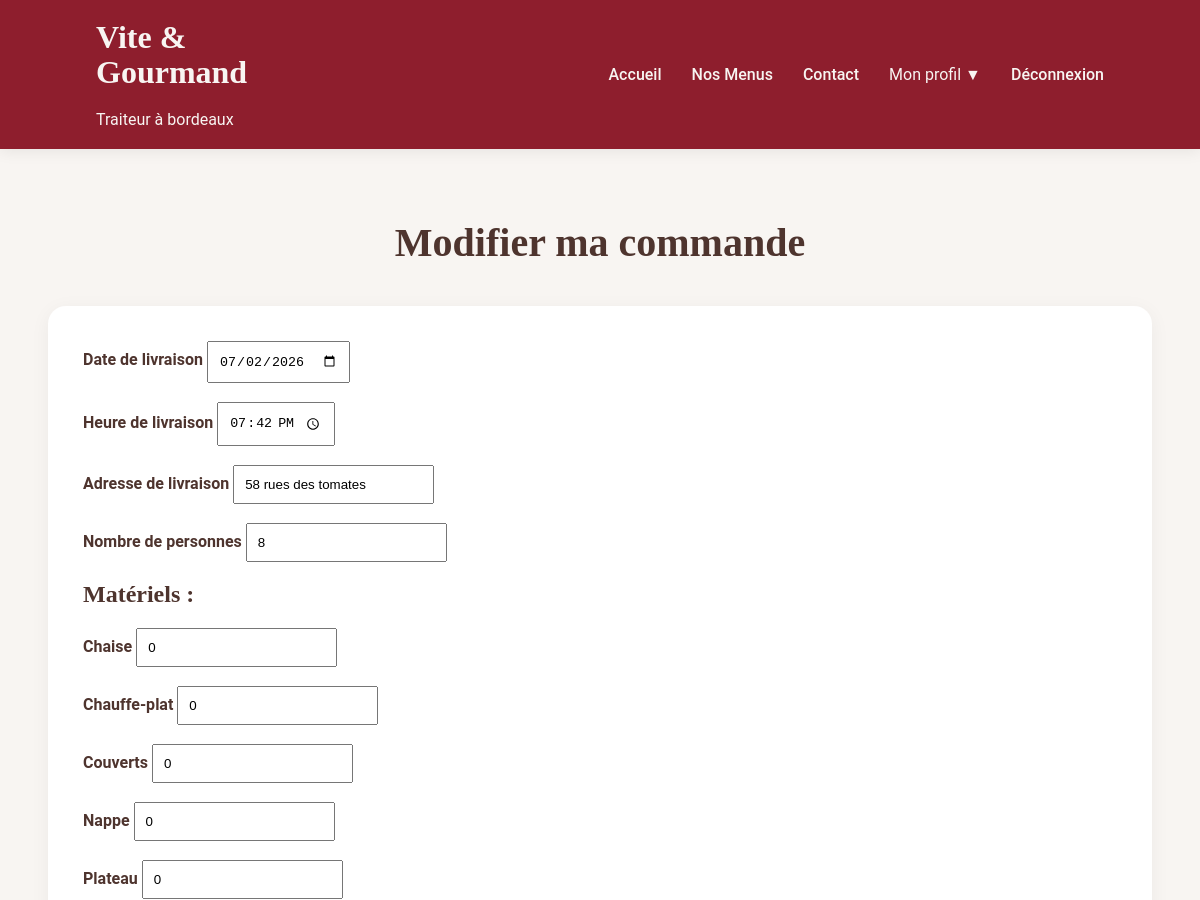
The page /pages/client/update-commande.php?id=9 (signed in, upper part) on the database as committed earlier.
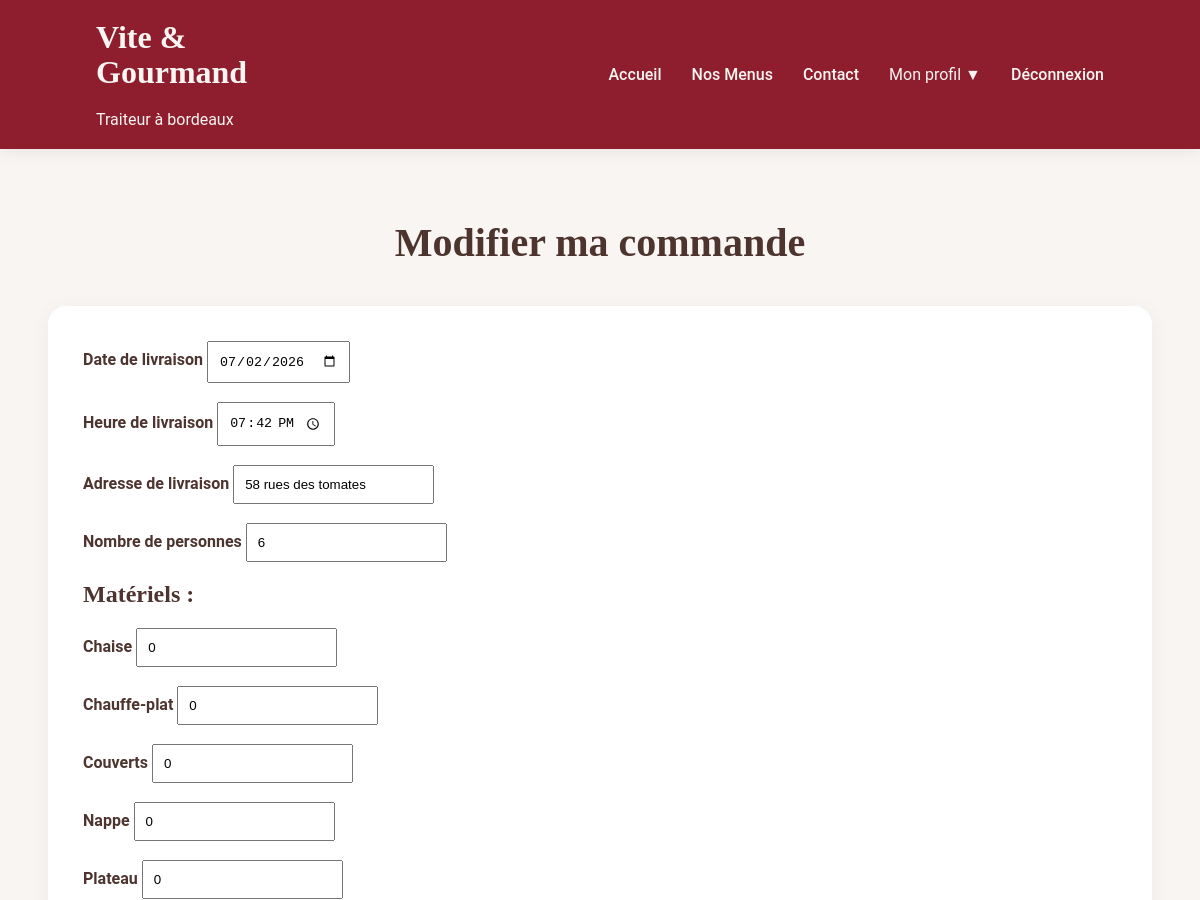
The same page on the database as committed later.
### tables this page shows
CREATE TABLE `commande` (
  `idCommande` int(11) NOT NULL,
  `dateCommande` datetime DEFAULT current_timestamp(),
  `dateLivraison` date NOT NULL,
  `heureLivraison` time NOT NULL,
  `adresseLivraison` varchar(255) NOT NULL,
  `nbPersonnes` int(11) NOT NULL,
  `prixTotal` decimal(10,2) NOT NULL,
  `statut` enum('EN_ATTENTE','ACCEPTEE','EN_PREPARATION','EN_LIVRAISON','LIVREE','EN_ATTENTE_MATERIEL','TERMINEE','ANNULEE') DEFAULT 'EN_ATTENTE',
  `idUtilisateur` int(11) NOT NULL,
  `prixMenu` decimal(10,2) NOT NULL DEFAULT 0.00,
  `pretMateriel` tinyint(1) NOT NULL DEFAULT 0,
  `restitutionMateriel` tinyint(1) NOT NULL DEFAULT 0
);

CREATE TABLE `menu` (
  `idMenu` int(11) NOT NULL,
  `titre` varchar(150) NOT NULL,
  `description` text DEFAULT NULL,
  `theme` varchar(100) DEFAULT NULL,
  `regime` varchar(100) DEFAULT NULL,
  `nbPersonnesMin` int(11) NOT NULL,
  `prixParPersonne` decimal(10,2) NOT NULL,
  `stock` int(11) DEFAULT 0,
  `conditions` text DEFAULT NULL
);

### pages/client/update-commande.php (the view, shortened to what this page needs)
<?php
require '../../config/database.php';
$idCommande = (int) $_GET['id'];
$idUtilisateur = (int) $_SESSION['user']['idUtilisateur'];
$sql = "
SELECT *
FROM commande
WHERE idCommande = ?
AND idUtilisateur = ?
";
$query = $pdo->prepare($sql);
$query->execute([
    $idCommande,
    $idUtilisateur
]);
$commande = $query->fetch();
$sql = "SELECT * FROM materiel ORDER BY nom";
$query = $pdo->prepare($sql);
$query->execute();
$materiels = $query->fetchAll();
$quantitesCommande = [];
$sql = "
SELECT m.*
FROM menu m
INNER JOIN commande_menu cm
ON m.idMenu = cm.idMenu
WHERE cm.idCommande = ?
";
$query = $pdo->prepare($sql);
$query->execute([$idCommande]);
$menu = $query->fetch();
?>
<!DOCTYPE html>
<html lang="fr">
<head>
    <link rel="stylesheet" href="../../css/vite&gourmand.css">
    <link rel="stylesheet" href="../../css/admin_client/admin_client1.css">
</head>
<body>
<?php require '../../includes/navbar.php'; ?>
<main class="container">
    <h1 class="page-title">Modifier ma commande</h1>
    <form method="POST" class="card">
        <div>
            <label>Date de livraison</label>
            <input
                type="date"
                name="dateLivraison"
                value="<?= htmlspecialchars($commande['dateLivraison']); ?>"
                required
            >
        </div>
        <br>
        <div>
            <label>Heure de livraison</label>
            <input
                type="time"
                name="heureLivraison"
                value="<?= htmlspecialchars($commande['heureLivraison']); ?>"
                required
            >
        </div>
        <br>
        <div>
            <label>Adresse de livraison</label>
            <input
                type="text"
                name="adresseLivraison"
                value="<?= htmlspecialchars($commande['adresseLivraison']); ?>"
                required
            >
        </div>
        <br>
        <div>
            <label>Nombre de personnes</label>
            <input
                type="number"
                name="nbPersonnes"
                value="<?= (int) $commande['nbPersonnes']; ?>"
                min="<?= (int) $menu['nbPersonnesMin']; ?>"
                required
            >
        </div>
        <br>
        <h3>Matériels :</h3>
       <?php foreach($materiels as $materiel): ?>
        <div>
            <label>
                <?= htmlspecialchars($materiel['nom']); ?>
            </label>
            <input
                type="number"
                name="materiel[<?= $materiel['idMateriel']; ?>]"
                min="0"
                value="<?= isset($quantitesCommande[$materiel['idMateriel']]) ? (int) $quantitesCommande[$materiel['idMateriel']] : 0; ?>"
            >
        </div>
        <br>
        <?php endforeach; ?>
        <br>
    </form>
</main>
</body>
</html>

Rows that differ between the two databases and show on the page:
changed commande "58 rues des tomates": nbPersonnes "8" → "6"
